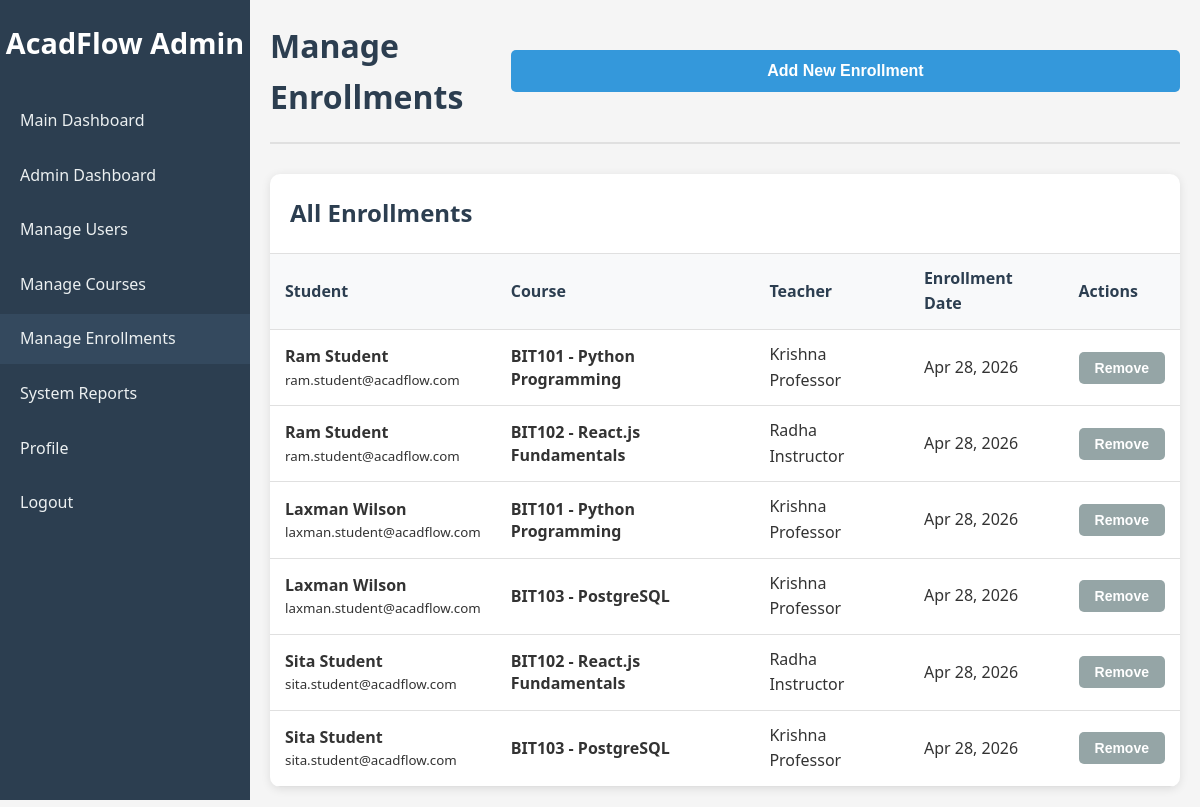
Page /admin/enrollments.php (signed in) on the earlier database version.
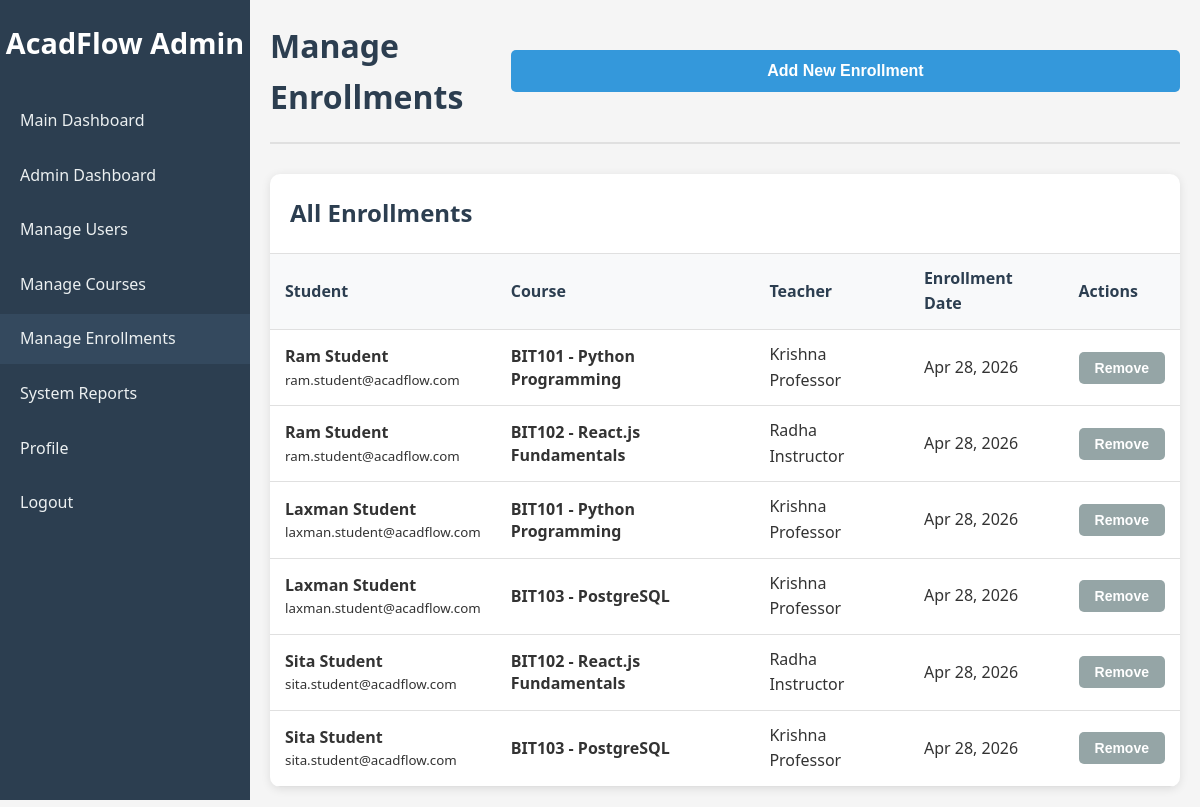
Same page on the later database version.
### tables this page shows
CREATE TABLE enrollments (
    id INT AUTO_INCREMENT PRIMARY KEY,
    student_id INT NOT NULL,
    course_id INT NOT NULL,
    enrollment_date TIMESTAMP DEFAULT CURRENT_TIMESTAMP,
    FOREIGN KEY (student_id) REFERENCES users(id) ON DELETE CASCADE,
    FOREIGN KEY (course_id) REFERENCES courses(id) ON DELETE CASCADE,
    UNIQUE KEY unique_enrollment (student_id, course_id)
);

CREATE TABLE users (
    id INT AUTO_INCREMENT PRIMARY KEY,
    first_name VARCHAR(50) NOT NULL,
    last_name VARCHAR(50) NOT NULL,
    email VARCHAR(100) UNIQUE NOT NULL,
    password VARCHAR(255) NOT NULL,
    role ENUM('admin', 'teacher', 'student') NOT NULL,
    profile_photo VARCHAR(255) DEFAULT NULL,
    created_at TIMESTAMP DEFAULT CURRENT_TIMESTAMP,
    updated_at TIMESTAMP DEFAULT CURRENT_TIMESTAMP ON UPDATE CURRENT_TIMESTAMP
);

CREATE TABLE courses (
    id INT AUTO_INCREMENT PRIMARY KEY,
    course_code VARCHAR(20) UNIQUE NOT NULL,
    course_name VARCHAR(100) NOT NULL,
    description TEXT,
    teacher_id INT,
    created_at TIMESTAMP DEFAULT CURRENT_TIMESTAMP,
    FOREIGN KEY (teacher_id) REFERENCES users(id) ON DELETE SET NULL
);

### admin/enrollments.php (the view, shortened to what this page needs)
<?php
require_once '../config/database.php';
$enrollments_sql = "SELECT e.*,
                    u.first_name, u.last_name, u.email,
                    c.course_code, c.course_name,
                    t.first_name as teacher_first, t.last_name as teacher_last
                    FROM enrollments e
                    JOIN users u ON e.student_id = u.id
                    JOIN courses c ON e.course_id = c.id
                    LEFT JOIN users t ON c.teacher_id = t.id
                    ORDER BY e.enrollment_date DESC";
$enrollments_result = $conn->query($enrollments_sql);
$enrollments = $enrollments_result->fetch_all(MYSQLI_ASSOC);
?>
<!DOCTYPE html>
<html lang="en">
<head>
    <link rel="stylesheet" href="../assets/css/style.css">
</head>
<body>
    <div class="dashboard-container">
        <aside class="sidebar">
            <div class="sidebar-header">
                <h2>AcadFlow Admin</h2>
            </div>
            <nav class="sidebar-nav">
                <ul>
                    <li><a href="../dashboard.php">Main Dashboard</a></li>
                    <li><a href="index.php">Admin Dashboard</a></li>
                    <li><a href="users.php">Manage Users</a></li>
                    <li><a href="courses.php">Manage Courses</a></li>
                    <li><a href="enrollments.php" class="active">Manage Enrollments</a></li>
                    <li><a href="reports.php">System Reports</a></li>
                    <li><a href="../profile.php">Profile</a></li>
                    <li><a href="../logout.php">Logout</a></li>
                </ul>
            </nav>
        </aside>
        <main class="main-content">
            <header class="main-header">
                <h1>Manage Enrollments</h1>
                <button class="btn btn-primary" onclick="showAddForm()">Add New Enrollment</button>
            </header>
            <div class="table-container">
                <div class="table-header">
                    <h2>All Enrollments</h2>
                </div>
                <table>
                    <thead>
                        <tr>
                            <th>Student</th>
                            <th>Course</th>
                            <th>Teacher</th>
                            <th>Enrollment Date</th>
                            <th>Actions</th>
                        </tr>
                    </thead>
                    <tbody>
                        <?php foreach ($enrollments as $enrollment): ?>
                            <tr>
                                <td>
                                    <div class="student-info">
                                        <strong><?php echo htmlspecialchars($enrollment['first_name'] . ' ' . $enrollment['last_name']); ?></strong>
                                        <br>
                                        <small><?php echo htmlspecialchars($enrollment['email']); ?></small>
                                    </div>
                                </td>
                                <td>
                                    <div class="course-info">
                                        <strong><?php echo htmlspecialchars($enrollment['course_code'] . ' - ' . $enrollment['course_name']); ?></strong>
                                    </div>
                                </td>
                                <td>
                                    <?php if ($enrollment['teacher_first']): ?>
                                        <?php echo htmlspecialchars($enrollment['teacher_first'] . ' ' . $enrollment['teacher_last']); ?>
                                    <?php else: ?>
                                        <span class="no-teacher">No Teacher Assigned</span>
                                    <?php endif; ?>
                                </td>
                                <td><?php echo date('M j, Y', strtotime($enrollment['enrollment_date'])); ?></td>
                                <td>
                                    <form method="POST" action="" style="display: inline;">
                                        <button type="submit" class="btn btn-secondary" onclick="return confirm('Are you sure you want to remove this enrollment?')">Remove</button>
                                    </form>
                                </td>
                            </tr>
                        <?php endforeach; ?>
                    </tbody>
                </table>
            </div>
        </main>
    </div>
</body>
</html>

Differences in the rows shown:
changed through a linked row, enrollments (number 3 of 6 on the later page): student.last_name "Laxman Wilson" → "Laxman Student"
changed through a linked row, enrollments (number 4 of 6 on the later page): student.last_name "Laxman Wilson" → "Laxman Student"
